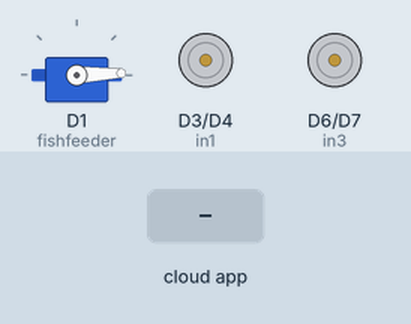
Bench run of a sketch on a simulated ESP8266 (NodeMCU). Parts: servo, motor-driver pin pairs drawn as motors (green arrow = first pin HIGH = forward, orange = second pin HIGH = backward, longer = more drive, scaled by the enable pin). Inputs (shaded band) come from the test bench. WiFi joins after 1.5 s; servers stay silent unless stated; the Firebase database answers and starts empty; what the sketch prints to the serial monitor is not drawn.

Above: at 2.7 s.
2.8 s: the phone or cloud app sets seeder to 1
At 7.8 s:
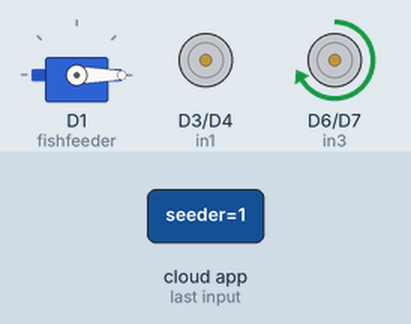
At 24.2 s:
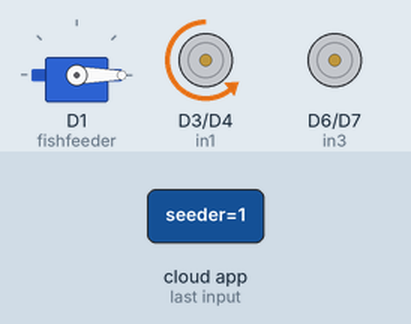
Timing chart, 0 to 28.8 s (numbered marks = the images above; inputs shaded):
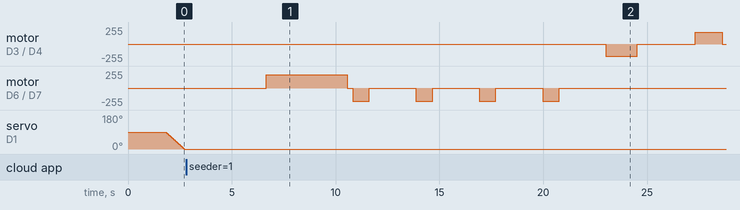

Measured:
- after the input at 2.8 s, motor on D3 (in1) / D4 (in2): stopped → backward 180/255 after 20.2 s, → stopped 1.5 s later, → forward 180/255 2.8 s later, → stopped 1.3 s later; motor on D6 (in3) / D7 (in4): stopped → forward 200/255 after 3.9 s, → stopped 3.9 s later, → backward 200/255 0.25 s later, → stopped 0.80 s later, … (10 changes in this stretch)

The sketch:

nodeMCUCommunation.ino
```cpp
#include <ArduinoJson.h>
#include <Arduino.h>
#include <Servo.h>
#include <ESP8266WiFi.h>
#include <Firebase_ESP_Client.h>

//Provide the token generation process info.
#include "addons/TokenHelper.h"
//Provide the RTDB payload printing info and other helper functions.
#include "addons/RTDBHelper.h"

// Insert your network credentials
#define WIFI_SSID "WIFI SSID"
#define WIFI_PASSWORD "WIFI PASSWORD"

// Insert Firebase project API Key
#define API_KEY "API KEY"

// Insert RTDB URLefine the RTDB URL */
#define DATABASE_URL "FIREBASE URL"
 //MOTOR1 PINS nodeMCU
 int motorVertical_ena = D2;
 int in1 = D3;
 int in2 = D4;
 int in3 = D6;
 int in4 = D7;
 int motorLinear_enb = D5;
 int seederSevro=D8;

 Servo fishfeeder;
 Servo seederServo;

//Define Firebase Data object
FirebaseData fbdo;

FirebaseAuth auth;
FirebaseConfig config;

unsigned long sendDataPrevMillis = 0;
int count = 0;
bool signupOK = false;

const size_t capacity = JSON_OBJECT_SIZE(10) + 40;

int fixedV=190;


void motorFront(int timePeriod,int speedV)
{
  //MOTOR_B COUNTERCLOCKWISE MAX SPEED-->FRONT
  digitalWrite(in3,HIGH);
  digitalWrite(in4,LOW);
  analogWrite(motorLinear_enb, speedV);

  delay(timePeriod);


  digitalWrite(in3,LOW);
  digitalWrite(in4,LOW);
  delay(250);

}

void motorBack(int timePeriod,int speedV)
{

  //MOTOR_B CLOCKWISE MAX SPEED-->BACK
   digitalWrite(in3,LOW);
   digitalWrite(in4,HIGH);
   analogWrite(motorLinear_enb, speedV);
  delay(timePeriod);

  digitalWrite(in3,LOW);
   digitalWrite(in4,LOW);
  delay(250);


}

void motorUp(int timePeriod,int speedV)
{
   //MOTOR_A COUNTERCLOCKWISE MAX SPEED-->UP
  digitalWrite(in1,LOW);
  digitalWrite(in2,HIGH);
  analogWrite(  motorVertical_ena, speedV);

  delay(timePeriod);
    //STOP
  digitalWrite(in1,LOW);
  digitalWrite(in2,LOW);
    delay(500);
}
void motorDown(int timePeriod,int speedV)
{
  // MOTOR_A CLOCKWISE MAX SPEED-->DOWN
  digitalWrite(in1,HIGH);
  digitalWrite(in2,LOW);
  analogWrite( motorVertical_ena, speedV);
    delay(timePeriod);

  //STOP
  digitalWrite(in1,LOW);
  digitalWrite(in2,LOW);
  delay(500);
}

void seederRun()
{
  motorDown(1500,240);
  motorFront(4500,160);
  motorBack(1625,160);
  delay(2000);

  motorBack(1625,fixedV);
  delay(2000);
  motorBack(1625,fixedV);
  delay(2000);

  motorBack(1625,fixedV);
  delay(2000);

  motorUp(1700,240);

}


void setup() {

  pinMode( motorVertical_ena, OUTPUT);
  pinMode(in1, OUTPUT);
  pinMode(in2, OUTPUT);
  pinMode(motorLinear_enb, OUTPUT);
  pinMode(in3, OUTPUT);
  pinMode(in4, OUTPUT);
  Serial.begin(9600);

  WiFi.begin(WIFI_SSID, WIFI_PASSWORD);
  Serial.print("Connecting to Wi-Fi");
  while (WiFi.status() != WL_CONNECTED){
    Serial.print(".");
    delay(300);
  }
  Serial.println();
  Serial.print("Connected with IP: ");
  Serial.println(WiFi.localIP());
  Serial.println();

  /* Assign the api key (required) */
  config.api_key = API_KEY;

  /* Assign the RTDB URL (required) */
  config.database_url = DATABASE_URL;

  /* Sign up */
  if (Firebase.signUp(&config, &auth, "", "")){
    Serial.println("firebase connection estublish");
    signupOK = true;
  }
  else{
    Serial.printf("%s\n", config.signer.signupError.message.c_str());
  }

  /* Assign the callback function for the long running token generation task */
  config.token_status_callback = tokenStatusCallback; //see addons/TokenHelper.h

  Firebase.begin(&config, &auth);
  Firebase.reconnectWiFi(true);

  while (!Serial) continue;
}
int backV;
void loop() {

  if (Firebase.ready() && signupOK){

  if (Firebase.RTDB.getBool(&fbdo, "/greenhouse/seeder")) {

      bool seederStatus = fbdo.boolData();
      Serial.println(seederStatus);
      if(seederStatus)
      {
        seeder();
        //seeder function
      }
    }
   else {
    Serial.println("Failed to get seeder data from Firebase");
    Serial.println(fbdo.errorReason());
  }

  if (Firebase.RTDB.getBool(&fbdo, "/pond")) {

      bool pondStatus = fbdo.boolData();
      if(pondStatus)
      {
          fishFeed(180);
          // delay(2000);
          // fishFeed(0);
        //fish feeder on
      }
      else
      {
        fishFeed(0);
      }
      Serial.println(pondStatus);
    }
   else {
    Serial.println("Failed to get seeder data from Firebase");
    Serial.println(fbdo.errorReason());
  }


  DynamicJsonDocument doc(capacity);
  while(Serial.available())
  {
    deserializeJson(doc, Serial);
  }
  serializeJson(doc, Serial);
  Serial.println();
  if (doc.containsKey("greenHumidity") && doc.containsKey("greentemperature")) {
    // Serial.println("JSON Object Received");
    // float hum = doc["greenHumidity"];
    // float temp = doc["greentemperature"];

    // Serial.print("Received Humidity: ");
    // Serial.println(hum);
    // Serial.print("Received Temperature: ");
    // Serial.println(temp);
    // Serial.println("-----------------------------------------");

    Firebase.RTDB.setFloat(&fbdo, "greenhouse/humidity", doc["greenHumidity"]);
    Firebase.RTDB.setFloat(&fbdo, "greenhouse/temperature", doc["greentemperature"]);
    Firebase.RTDB.setFloat(&fbdo, "greenhouse/soil", doc["greensoil"]);
    Firebase.RTDB.setFloat(&fbdo, "greenhouse/lightSensor", doc["greenlight"]);
    Firebase.RTDB.setFloat(&fbdo, "greenhouse/windowOpener", doc["greenWindow"]);

    Firebase.RTDB.setFloat(&fbdo, "incubator/humidity", doc["incubatorHumidity"]);
    Firebase.RTDB.setFloat(&fbdo, "incubator/temperature", doc["incubatorTemperature"]);
    Firebase.RTDB.setFloat(&fbdo, "incubator/turnner", doc["incubatorTurnner"]);
    Firebase.RTDB.setFloat(&fbdo, "incubator/light", doc["incubatorLight"]);


    // Serial.println("Arduino 2 Data Uploaded");

  }

  }
  delay(2000);
}
void seeder()
{
   fixedV=200;
   backV=180;
  motorDown(1300,200);
  motorFront(3900,180);

  motorBack(800,backV);
  delay(2000);

  motorBack(800,backV);
  delay(2000);
  motorBack(800,backV);
  delay(2000);
  motorBack(800,backV);
  delay(2000);
  motorUp(1500,200);
}


void fishFeed(int targetAngle) {
        fishfeeder.attach(D1);
  int currentAngle = fishfeeder.read();
  if (currentAngle < targetAngle) {
    for (int i = currentAngle; i <= targetAngle; i++) {
      fishfeeder.write(i);
      delay(10); // Adjust the delay for smoother movement
    }
  } else if (currentAngle > targetAngle) {
    for (int i = currentAngle; i >= targetAngle; i--) {
      fishfeeder.write(i);
      delay(10); // Adjust the delay for smoother movement
    }
  }
  fishfeeder.detach();
}
```
